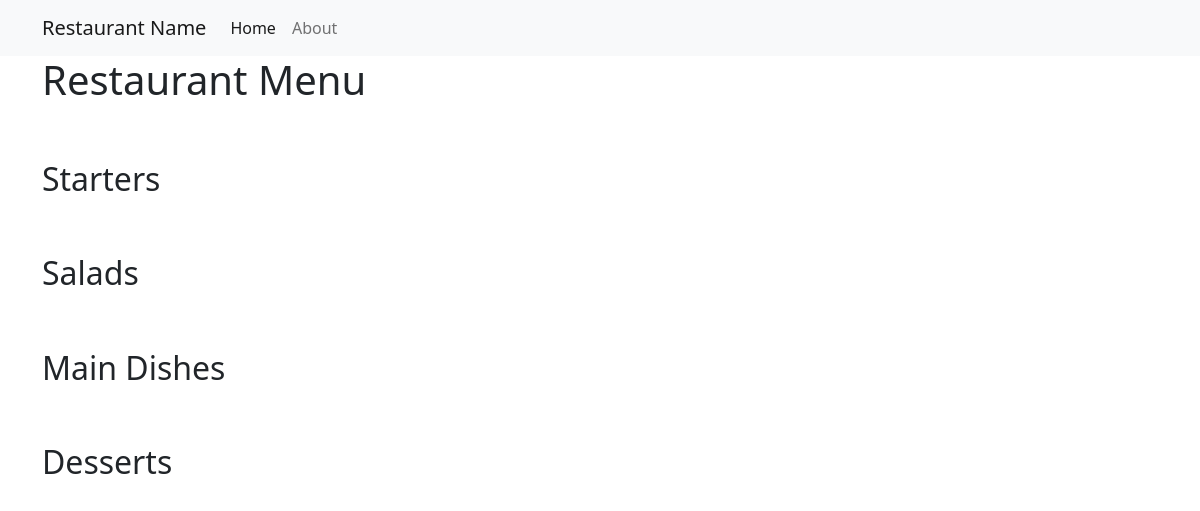
Before: / with the older database file.
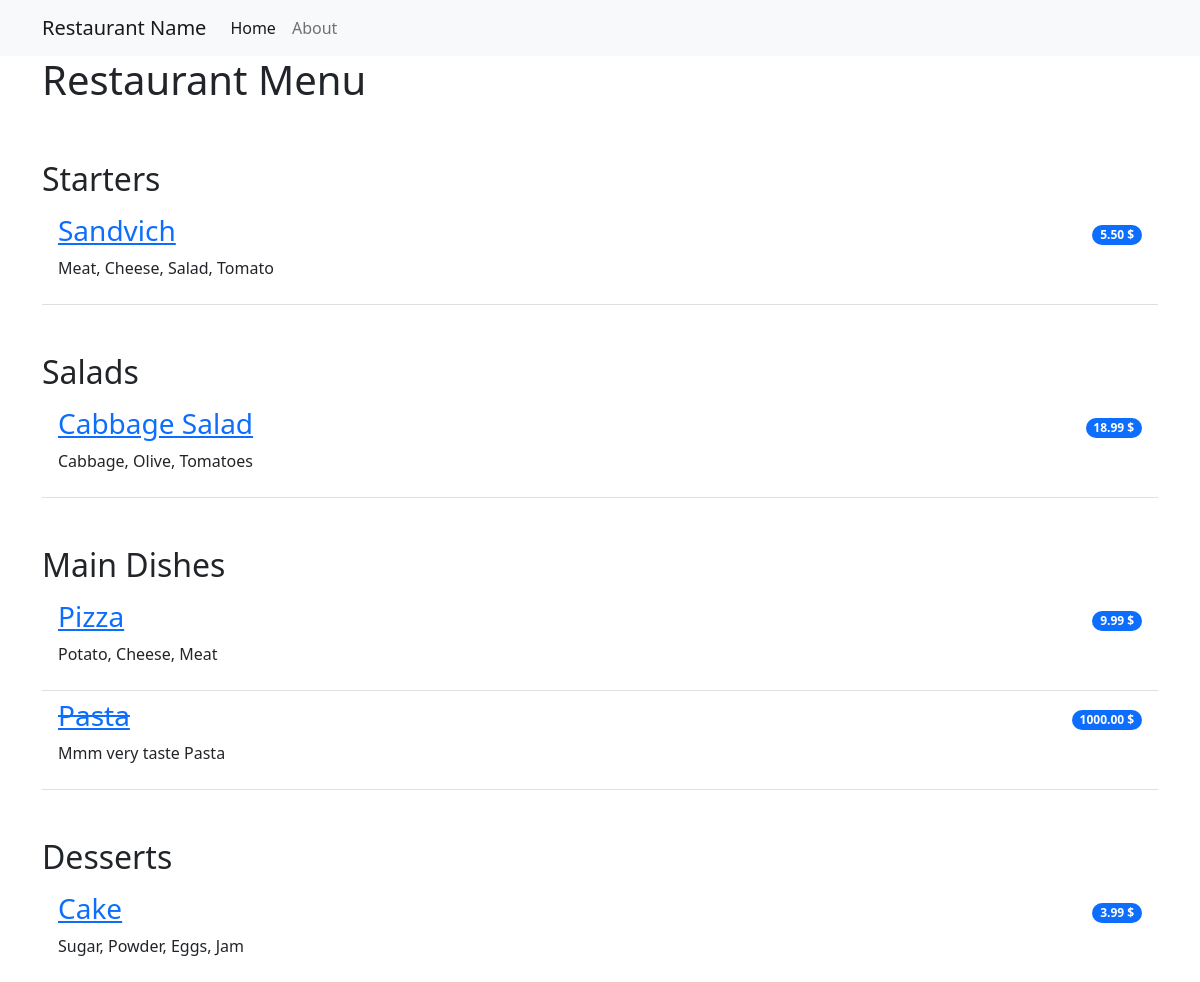
After: the same page with the newer database file.
### restaurant_menu/models.py (models this page shows, shortened)
class Item(models.Model):
    meal = models.CharField(max_length=1000, unique=True)
    description = models.CharField(max_length=2000)
    price = models.DecimalField(max_digits=10, decimal_places=2)
    meal_type = models.CharField(max_length=200, choices=MEAL_TYPE)
    author = models.ForeignKey(User, on_delete=models.PROTECT)
    status = models.IntegerField(choices=STATUS, default=0)
    date_created = models.DateTimeField(auto_now_add=True)
    date_updated = models.DateTimeField(auto_now=True)

### restaurant_menu/views.py (the view)
# urls.py: path('', views.MenuListView.as_view(), name='home'),
class MenuListView(generic.ListView):
    queryset = Item.objects.order_by("-date_created")
    template_name = "index.html"
    def get_context_data(self, **kwargs):
        context = super().get_context_data(**kwargs)
        context["meals"] = MEAL_TYPE
        return context

### restaurant_menu/templates/index.html
{% extends 'base.html' %}
{% block content %}
    <div class="container">
        <h1>Restaurant Menu</h1>
        <ul class="list-group list-group-flush">
            {% for meal in meals %}
                <h2 class="pt-5">{{ meal.1 }}</h2>
                {% for row in item_list %}
                    {% if row.meal_type == meal.0 %}
                        {% if row.status == 0 %}
                            <li class="list-group-item d-flex justify-content-between align-items-center border-0 pb-0">
                                <a href="{% url 'menu_item' row.pk %}"><h3><del>{{ row.meal }}</del></h3></a>
                                <span class="badge bg-primary rounded-pill">{{ row.price }} $</span>
                            </li>
                            <li class="list-group-item pt-0">
                                <p>{{ row.description }}</p>
                            </li>
                        {% else %}
                            <li class="list-group-item d-flex justify-content-between align-items-center border-0 pb-0">
                                <a href="{% url 'menu_item' row.pk %}"><h3>{{ row.meal }}</h3></a>
                                <span class="badge bg-primary rounded-pill">{{ row.price }} $</span>
                            </li>
                            <li class="list-group-item pt-0">
                                <p>{{ row.description }}</p>
                            </li>
                        {% endif %}
                    {% endif %}
                {% endfor %}
            {% endfor %}
        </ul>
    </div>
{% endblock content %}

### restaurant_menu/templates/base.html (shortened to what this page needs)
<!DOCTYPE html>
<html lang="en">
<head>
    <link href="https://cdn.jsdelivr.net/npm/bootstrap@5.2.0-beta1/dist/css/bootstrap.min.css" rel="stylesheet"
>
</head>
<body>
    <nav class="navbar navbar-expand-lg bg-light">
        <div class="container">
            <a class="navbar-brand" href="{% url 'home' %}">Restaurant Name</a>
            <div class="collapse navbar-collapse" id="navbarNav">
                <ul class="navbar-nav">
                    <li class="nav-item">
                        <a class="nav-link active" aria-current="page" href="{% url 'home' %}">Home</a>
                    </li>
                    <li class="nav-item">
                        <a class="nav-link" aria-current="page" href="{% url 'home' %}">About</a>
                    </li>
                </ul>
            </div>
        </div>
    </nav>
    {% block content %}
    {% endblock content %}
</body>
</html>

Changed rows visible on the page:
added Item: meal "Sandvich", price "5.50", description "Meat, Cheese, Salad, Tomato", shown under "Starters"
added Item: meal "Cabbage Salad", price "18.99", description "Cabbage, Olive, Tomatoes", shown under "Salads"
added Item: meal "Pizza", price "9.99", description "Potato, Cheese, Meat", shown under "Main Dishes"
added Item: meal "Pasta", price "1000.00", description "Mmm very taste Pasta", shown under "Main Dishes"
added Item: meal "Cake", price "3.99", description "Sugar, Powder, Eggs, Jam", shown under "Desserts"
